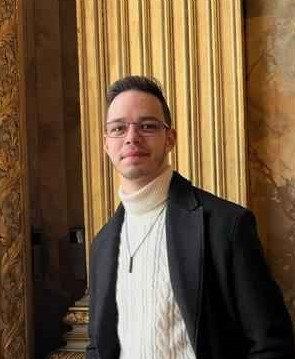
#> input picture IMG/HE202277.jpg, 295 x 359 px
$ python test.py
#> lines starting #> are read from the running program, lines starting #| are printed output that depends on the picture
import numpy as np
import matplotlib.pyplot as plt
from PIL import Image
import random

# Charger l'image en niveaux de gris
image = np.array(Image.open('IMG/HE202277.jpg').convert('L'))
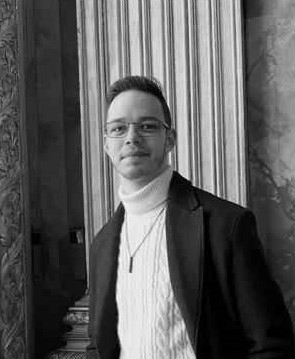
#> image: shape (359, 295); min 0, max 251, mean 93.2

# Appliquer un filtre Sobel pour détecter les contours
sobel_x = np.array([[-1, 0, 1], [-2, 0, 2], [-1, 0, 1]])
sobel_y = np.array([[-1, -2, -1], [0, 0, 0], [1, 2, 1]])

def apply_filter(image, filter):
    h, w = image.shape
#> h = 359; w = 295
    filtered_image = np.zeros((h, w))
    for i in range(1, h - 1):
        for j in range(1, w - 1):
            region = image[i - 1:i + 2, j - 1:j + 2]
            filtered_image[i, j] = abs(np.sum(region * filter))
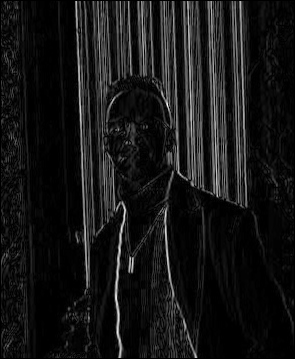
#> filtered_image: shape (359, 295) float64; min 0, max 812, mean 70; drawn with min black and max white
    return filtered_image

# Appliquer les filtres de Sobel
grad_x = apply_filter(image, sobel_x)
grad_y = apply_filter(image, sobel_y)
#> after the loop in apply_filter (call 2), `for i in range(1, h - 1):`:
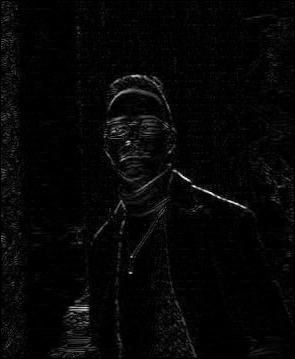
#> filtered_image: shape (359, 295) float64; min 0, max 707, mean 18.8; drawn with min black and max white

# Calculer la magnitude du gradient
gradient_magnitude = np.sqrt(grad_x**2 + grad_y**2)
gradient_magnitude = (gradient_magnitude / gradient_magnitude.max()) * 255  # Normaliser

# Appliquer un seuillage pour binariser l'image
binary_image = np.where(gradient_magnitude > 50, 255, 0).astype(np.uint8)
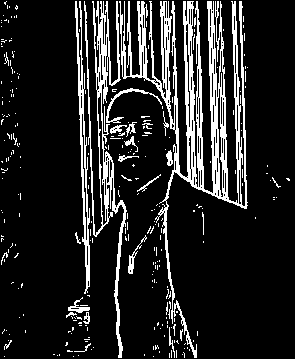
#> binary_image: shape (359, 295); 14.3% white in thin lines or dots

# Détecter les blobs dans l'image binaire
def detect_blobs(binary_image):
    h, w = binary_image.shape
#> h = 359; w = 295
    visited = np.zeros((h, w), dtype=bool)
    blobs = []

    def dfs(x, y, blob):
        stack = [(x, y)]
        while stack:
            cx, cy = stack.pop()
            if cx < 0 or cx >= h or cy < 0 or cy >= w:
                continue
            if binary_image[cx, cy] == 0 or visited[cx, cy]:
                continue
            visited[cx, cy] = True
            blob.append((cx, cy))
            stack.extend([(cx + 1, cy), (cx - 1, cy), (cx, cy + 1), (cx, cy - 1)])

    for i in range(h):
        for j in range(w):
            if binary_image[i, j] == 255 and not visited[i, j]:
                blob = []
                dfs(i, j, blob)
                blobs.append(blob)
    return blobs

# Détecter et afficher tous les blobs
blobs = detect_blobs(binary_image)
#> blobs = 376 items

# Afficher le résultat avec les blobs entourés de rectangles colorés
plt.figure(figsize=(10, 5))
plt.imshow(binary_image, cmap='gray')
plt.title('Tous les blobs détectés')

# Dessiner des rectangles autour de chaque blob
for blob in blobs:
    ys, xs = zip(*blob)
    min_x, max_x = min(xs), max(xs)
    min_y, max_y = min(ys), max(ys)
    width, height = max_x - min_x, max_y - min_y

    # Générer une couleur aléatoire pour chaque blob
    color = (random.random(), random.random(), random.random())

    # Dessiner le rectangle autour du blob
    if width > 0 and height > 0:  # S'assurer que le blob est valide
        plt.gca().add_patch(plt.Rectangle((min_x, min_y), width, height, edgecolor=color, facecolor='none', linewidth=1.5))
#> this loop made 376 passes
#> (blob, ys, xs, min_x, max_x, min_y, max_y, width) on passes 5, 7, 16: ([(2, 4), (2, 5), (3, 5), (3, 4), (4, 5)], (2, 2, 3, 3, 4), (4, 5, 5, 4, 5), 4, 5, 2, 4, 1), ([(5, 7), (6, 7), (7, 7), (8, 7)], (5, 6, 7, 8), (7, 7, 7, 7), 7, 7, 5, 8, 0), ([(19, 6), (20, 6), (20, 5), (20, 4)], (19, 20, 20, 20), (6, 6, 5, 4), 4, 6, 19, 20, 2)

plt.show()
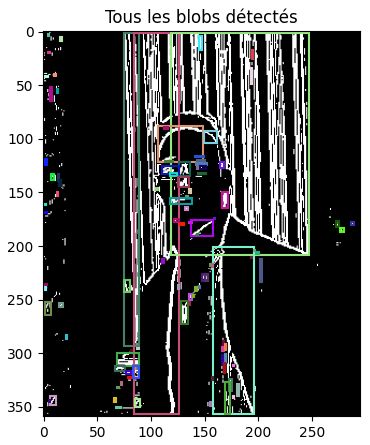
#> figure drawn by matplotlib, 1 panel
